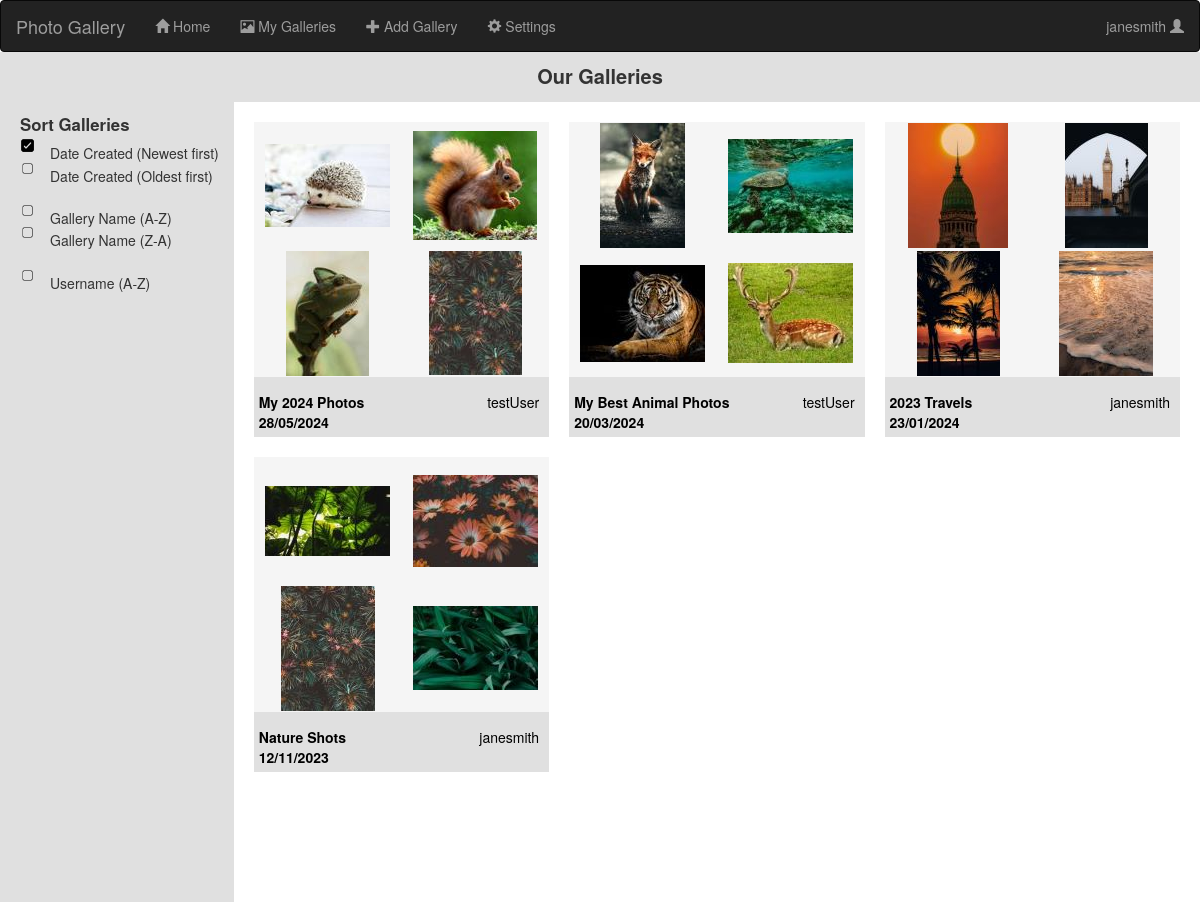
Screenshot of / (signed in) with the database file from the repository.
### app.py (models this page shows, shortened)
class User(UserMixin, db.Model):
    __tablename__ = 'users'
    __bind_key__ = 'users'
    id = db.Column(db.Integer, primary_key = True)
    fname = db.Column(db.String(32))
    lname = db.Column(db.String(32))
    email = db.Column(db.String(300), unique = True)
    username = db.Column(db.String(24))
    passwordHash = db.Column(db.String(128))
    galleries = db.relationship('Gallery', backref='user')

class Photo(db.Model):
    __tablename__ = 'photos'
    __bind_key__ = 'photos'
    id = db.Column(db.Integer, primary_key=True)
    galleryId = db.Column(db.Integer, db.ForeignKey(Gallery.id))
    photoURL = db.Column(db.String(32))
    thumbnailURL = db.Column(db.String(32))

class Gallery(db.Model):
    __tablename__ = 'galleries'
    id = db.Column(db.Integer, primary_key=True)
    userId = db.Column(db.Integer, db.ForeignKey(User.id))
    numPhotos = db.Column(db.Integer)
    title = db.Column(db.String(40))
    dateCreated = db.Column(db.Date)
    dateLastEdited = db.Column(db.Date)
    description = db.Column(db.Text)
    photos = db.relationship('Photo', backref='gallery')

### app.py (the view)
@app.route("/")
def homePage():
    sortVar = request.args.get("sortGalls", "name")
    sortedGalls = galleries.copy()
    if sortVar == "DateNtoO":
        sortedGalls = dict(sorted(sortedGalls.items(), key=lambda item: item[1]['dateCreated'], reverse = True))
    elif sortVar == "DateOtoN":
        sortedGalls = dict(sorted(sortedGalls.items(), key=lambda item: item[1]['dateCreated']))
    elif sortVar == "AlphaAtoZ":
        sortedGalls = dict(sorted(sortedGalls.items(), key=lambda item: item[1]['title'].lower()))
    elif sortVar == "AlphaZtoA":
        sortedGalls = dict(sorted(sortedGalls.items(), key=lambda item: item[1]['title'].lower(), reverse = True))
    elif sortVar == "username":
        sortedGalls = dict(sorted(sortedGalls.items(), key=lambda item: users[item[1]['userId']]['username']))
    else:
        sortedGalls = dict(sorted(sortedGalls.items(), key=lambda item: item[1]['dateCreated'], reverse= True))
    print(sortedGalls)
    return render_template('index.html', galleries = sortedGalls, photos = photos, users = users, loggedIn = isLoggedIn(), username = getCurrentUsername())

### app.py (called while the page is built)
@lm.user_loader
def loadUser(id):
    return User.query.get(int(id))

def getCurrentUsername():
    currentUserID = session.get("userId", None)
    currentUsername = None
    if currentUserID != None:
        currentUsername = loadUser(currentUserID).username
    return currentUsername

def isLoggedIn():
    if 'loggedIn' not in session:
        session['loggedIn'] = False
        session.modified = True
    return session['loggedIn']

### templates/index.html (shortened to what this page needs)
{% extends "base.html" %}
{% block content %}
    <div class = "pageTitle">
        Our Galleries
    </div>
    <div id = "sidebar">
        <div id = "sidebarTitle">
            Sort Galleries
        </div>
        <form action="{{ url_for('homePage') }}" method = "GET" id = "sidebarForm">
            <label for = "DateNtoO" class = "sortGallsLabel">Date Created (Newest first)</label>
            <br><input type = "radio" id = "DateOtoN" name = "sortGalls" value = "DateOtoN" onchange="this.form.submit()"  {{ 'checked' if request.args.get('sortGalls') == 'DateOtoN' else '' }}>
            <label for = "DateOtoN" class = "sortGallsLabel">Date Created (Oldest first)</label>
            <br>
            <br><input type = "radio" id = "AlphaAtoZ" name = "sortGalls" value = "AlphaAtoZ" onchange="this.form.submit()"  {{ 'checked' if request.args.get('sortGalls') == 'AlphaAtoZ' else '' }}>
            <label for = "AlphaAtoZ" class = "sortGallsLabel">Gallery Name (A-Z)</label>
            <br><input type = "radio" id = "AlphaZtoA" name = "sortGalls" value = "AlphaZtoA" onchange="this.form.submit()"  {{ 'checked' if request.args.get('sortGalls') == 'AlphaZtoA' else '' }}>
            <label for = "AlphaZtoA" class = "sortGallsLabel">Gallery Name (Z-A)</label>
            <br>
            <br><input type = "radio" id = "username" name = "sortGalls" value = "username" onchange="this.form.submit()"  {{ 'checked' if request.args.get('sortGalls') == 'username' else '' }}>
            <label for = "username" class = "sortGallsLabel">Username (A-Z)</label>
        </form>
    </div>
    <div id = "galleries">
    {% for key in galleries %}
        {% set gallery = galleries[key] %}
        {% set numPhotos = gallery['numPhotos'] %}
        {% set photosList = gallery['photos'] %}
        <div class = "galleryPreview">
            <a href = "{{ url_for('viewGallery', galleryID = gallery['id'])}}">
                <div class = "photosPreview">
                    {% for i in range(4) %}
                        <div class = "thumbnailPhoto">
                            {% set photoURL = photos[photosList[(i%numPhotos)]]['thumbnailURL'] %}
                            <img src="{{photoURL}}">
                        </div>
                    {% endfor %}
                </div>
                <div class = "previewDetails">
                    <div class = "previewTitleDate">
                        {{gallery['title']}}
                        <br>
                        {{gallery['dateCreated'].strftime('%d/%m/%Y')}}
                    </div>
                    <div class = "previewUser">
                        {{users[gallery['userId']]['username']}}
                    </div>
                </div>
            </a>
        </div>
    {% endfor %}
    </div>
{% endblock %}

### templates/base.html (shortened to what this page needs)
{% extends "bootstrap/base.html" %}
{% block head %}
    <link rel = "stylesheet" href = "../static/style.css">
    <link rel="stylesheet" href="https://cdn.jsdelivr.net/npm/bootstrap@3.3.7/dist/css/bootstrap.min.css">
{% endblock %}
{% block body %}
<nav class="navbar navbar-inverse" id = "navbar">
    <div class="container-fluid">
        <div class="navbar-header">
            <a class="navbar-brand" href="#">Photo Gallery</a>
        </div>
        <ul class="nav navbar-nav">
            <li><a href="{{ url_for('homePage') }}"><span class="glyphicon glyphicon-home"></span> Home</a></li>
            <li><a href="{{ url_for('myGalleries') }}"><span class="glyphicon glyphicon-picture"></span> My Galleries</a></li>
            <li><a href="{{ url_for('addGallery') }}"><span class="glyphicon glyphicon-plus"></span> Add Gallery</a></li>
            <li><a href="{{ url_for('settings') }}"><span class="glyphicon glyphicon-cog"></span> Settings</a></li>
        </ul>
        <ul class="nav navbar-nav navbar-right">
            {% if loggedIn == False %}
                <li><a href="{{ url_for('register') }}"><span class="glyphicon glyphicon-user"></span> Sign Up</a></li>
                <li><a href="{{ url_for('login') }}"><span class="glyphicon glyphicon-log-in"></span> Login</a></li>
            {% elif loggedIn == True %}
                <li onmouseenter="showPopup()" onmouseleave="hidePopup()"><a href="#">{{username}} <span class="glyphicon glyphicon-user"></span></a></li>
            {% endif %}
        </ul>
    </div>
</nav>
    {% block content %}{% endblock %}
{% endblock %}

### static/style.css (style rules this page uses)
:root { --lightBackground: #F5F5F5; --darkBackground: #E0E0E0; }
#navbar { margin-bottom: 0; }
.pageTitle { margin: auto; font-size: 20px; background-color: var(--darkBackground); text-align: center; font-weight: bold; height: 50px; padding-top: 10px; }
#galleries { display:grid; grid-gap: 20px; grid-template-columns: repeat(auto-fit, minmax(250px, 1fr)); padding: 20px; width: minmax(80%, calc(100%-250px)) }
.galleryPreview { background-color: var(--darkBackground); }
.photosPreview { display: grid; grid-template-rows: repeat(2, 1fr); grid-template-columns: repeat(2, minmax(125px, 1fr)); grid-auto-columns: auto auto; place-items: center; margin: auto; margin-bottom: 10px; height: 255px; background-color: var(--lightBackground); }
.previewTitleDate { float:left; font-weight: bold; padding: 5px; }
.previewUser { float: right; padding: 5px; padding-right: 10px; }
.previewDetails { color: black; margin-bottom: 50px; }
#sidebar { width: minmax(250px, 15%); background-color: var(--darkBackground); float: left; padding: 10px; padding-left: 20px; height: 100vh; }
#sidebarTitle { font-weight: bold; font-size: 1.2em; }
.sortGallsLabel { font-weight: normal; }
#sidebarForm label { padding-bottom: 10px; }
#sidebar input[type="radio"] + label { background-image: url('unchecked.png'); height: 15px; display: inline-block; padding: 5px; padding-left: 30px; vertical-align: middle; background-size: contain; background-repeat: no-repeat; }
#sidebar input[type="radio"]:checked + label { background-image: url('checked.png'); vertical-align: middle; height: 15px; }

### rows the page displays
User: username "janesmith", username "janesmith" "janesmith"
Photo: thumbnailURL (picture)
Photo: thumbnailURL (picture)
Photo: thumbnailURL (picture)
Photo: thumbnailURL (picture)
Gallery: title "My 2024 Photos", dateCreated "28/05/2024"
User: username "testUser" "testUser"
Photo: thumbnailURL (picture)
Photo: thumbnailURL (picture)
Photo: thumbnailURL (picture)
Photo: thumbnailURL (picture)
Gallery: title "My Best Animal Photos", dateCreated "20/03/2024"
Photo: thumbnailURL (picture)
Photo: thumbnailURL (picture)
Photo: thumbnailURL (picture)
Photo: thumbnailURL (picture)
Gallery: title "2023 Travels", dateCreated "23/01/2024"
Photo: thumbnailURL (picture)
Photo: thumbnailURL (picture)
Photo: thumbnailURL (picture)
Photo: thumbnailURL (picture)
Gallery: title "Nature Shots", dateCreated "12/11/2023"
